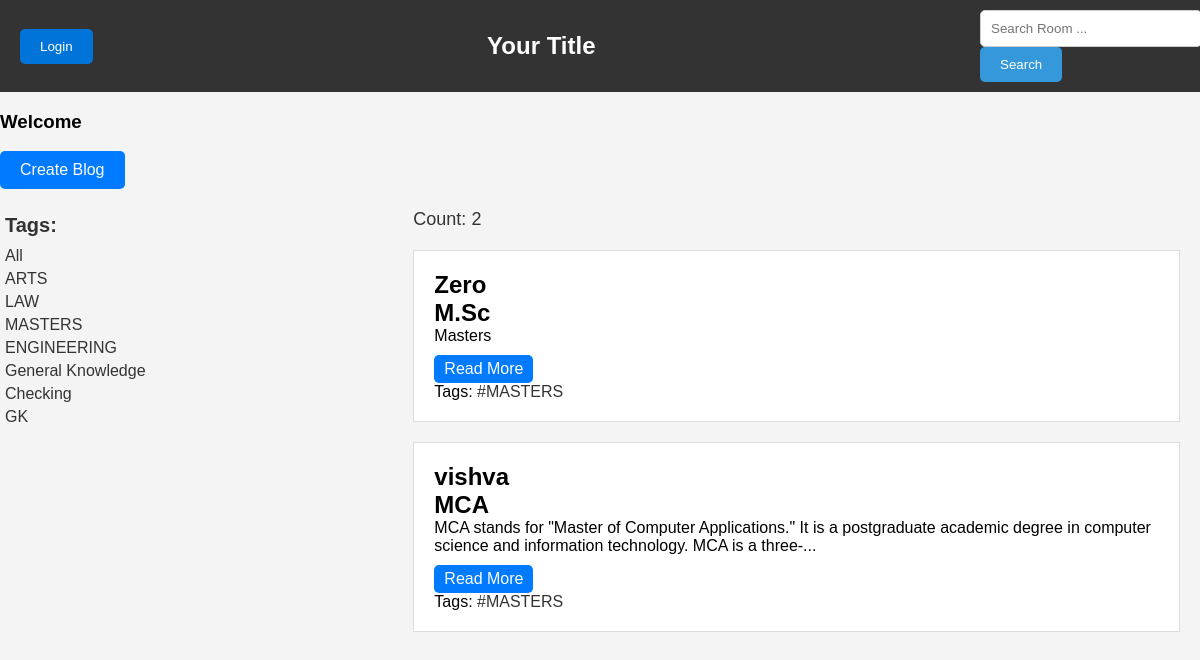
Screenshot of /?search=MASTERS with the database file from the repository.
### apps/models.py (models this page shows, shortened)
class Tag(models.Model):
    blog_tags = models.CharField(max_length=50)

class Blogs(models.Model):
    blog_title= models.CharField(max_length=100)
    blog_description = models.TextField()
    host=models.ForeignKey(User,on_delete=models.CASCADE,null=True,blank=True)
    tags = models.ManyToManyField(Tag, blank=True)
    STATUS_CHOICES = [
        ('Pending', 'Pending'),
        ('Approved', 'Approved'),
        ('Rejected', 'Rejected'),
    ]
    status = models.CharField(max_length=10, choices=STATUS_CHOICES, default='Approved')
    created = models.DateTimeField(auto_now_add=True)
    last_updated = models.DateTimeField(auto_now=True)
    def get_absolute_url(self):
        return reverse('blog', args=[str(self.pk)])
    class Meta:
        ordering = ['-last_updated','-created']

### apps/views.py (the view)
# urls.py: path('',views.index,name="home"),
def index(request):
    searching = request.GET.get('search', '')
    blogs= Blogs.objects.filter((Q(tags__blog_tags__icontains=searching )|
                                Q( blog_description__icontains=searching )
                                | Q(blog_title__icontains=searching ))).distinct()
    tags= Tag.objects.all()
    count = blogs.filter(status__icontains='Approved').count()
    home_url = request.build_absolute_uri(reverse('home'))
    context = {'blogs': blogs, 'tags': tags, 'count': count, 'home_url': home_url}
    return render(request, 'apps/home.html', context)

### apps/templates/apps/home.html (shortened to what this page needs)
<!DOCTYPE html>
<html lang="en">
<head>
</head>
<body>
    {% include "apps/nav.html" %}
    <a class="create-blog-button" href="{% url 'create' %}">Create Blog</a>
    <div class="blog-content">
        <div class="blog-tags">
            <h3>Tags:</h3>
            <a href="{% url 'home' %}?q=">All</a>
            {% for tag in tags %}
                <a href="{% url 'home' %}?search={{ tag.blog_tags }}">{{ tag.blog_tags }}</a>
            {% endfor %}
        </div>
        <div class="blog-cards">
            <p class="blog-count">
                Count: {{ count }}
            </p>
            {% for blog in blogs %}
            {% if blog.status == 'Approved' or request.user.is_superuser %}
                <div class="blog-card">
                    <h2>{{blog.host.username}}</h2>
                    <h2 class="blog-title">{{blog.blog_title}}</h2>
                    <p class="blog-description">
                        {{ blog.blog_description|slice:":150" }}{% if blog.blog_description|length > 150 %}...{% endif %}
                    </p>
                    <a href="{{ blog.get_absolute_url }}" class="action-link">Read More</a>
                    <p>
                        Tags:
                        {% for tag in blog.tags.all %}
                            <a href="{% url 'home' %}?search={{ tag.blog_tags }}" class="blog-tags1 blog-tags-hover">#{{ tag.blog_tags }}</a>
                        {% endfor %}
                    </p>
                </div>
            {% endif %}
            {% endfor %}
        </div>
    </div>
</body>
</html>

### apps/templates/apps/home.html (style rules this page uses)
body { font-family: Arial, sans-serif; background-color: #f4f4f4; margin: 0; padding: 0; }
.blog-content { display: flex; flex-direction: row; }
.blog-tags { flex: 1; padding: 5px; margin:3px background-color: #fff; }
.blog-tags h3 { font-size: 20px; margin-bottom: 10px; color: #333; }
.blog-tags a { display: block; font-size: 16px; color: #333; text-decoration: none; margin: 5px 0; transition: color 0.3s; }
.blog-cards { flex: 2; padding: 20px; }
h2 { margin: 0; }
.blog-card { background: #fff; padding: 20px; margin: 0 0 20px; border: 1px solid #ddd; transition: box-shadow 0.3s; }
.blog-description { font-size: 16px; }
.blog-count { font-size: 18px; margin-bottom: 20px; color: #333; }
.blog-title { font-size: 24px; margin: 0; color: #000; }
.blog-tags-hover { font-size: 16px; color: #333; text-decoration: none; margin: 5px 0; transition: color 0.3s, background 0.3s; }
.blog-card .action-link { display: inline-block; font-size: 16px; color: #333; text-decoration: none; margin: 10px 10px 0 0; padding: 5px 10px; background: #007bff; color: #fff; border: none; border-radius: 5px; cursor: pointer; transition: background 0.3s; }
.create-blog-button { display: inline-block; font-size: 16px; color: #fff; text-decoration: none; padding: 10px 20px; background: #007bff; border: none; border-radius: 5px; cursor: pointer; transition: background 0.3s; }

### apps/templates/apps/nav.html (style rules this page uses)
body, h1, p { margin: 0; padding: 0; }

### rows the page displays
Tag: blog_tags "ARTS"
Tag: blog_tags "LAW"
Tag: blog_tags "MASTERS"
Tag: blog_tags "ENGINEERING"
Tag: blog_tags "General Knowledge"
Tag: blog_tags "Checking"
Tag: blog_tags "GK"
Blogs: host.username "Zero", blog_title "M.Sc", blog_description "Masters"
Blogs: host.username "vishva", blog_title "MCA", blog_description "MCA stands for \"Master of Computer Applications.\" It is a postgraduate academic degree in computer science and information technology. MCA is a three-"

### other values shown
{{ count }} "2"
